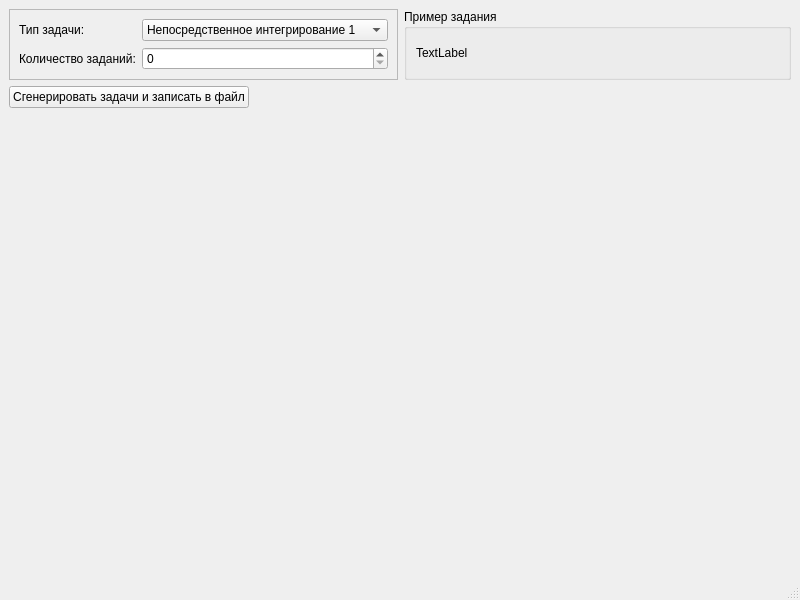
<?xml version="1.0" encoding="UTF-8"?>
<ui version="4.0">
 <class>MainWindow</class>
 <widget class="QMainWindow" name="MainWindow">
  <property name="geometry">
   <rect>
    <x>0</x>
    <y>0</y>
    <width>800</width>
    <height>600</height>
   </rect>
  </property>
  <property name="windowTitle">
   <string>MainWindow</string>
  </property>
  <widget class="QWidget" name="centralwidget">
   <layout class="QFormLayout" name="formLayout_2">
    <item row="0" column="0">
     <widget class="QFrame" name="frame">
      <property name="sizePolicy">
       <sizepolicy hsizetype="Preferred" vsizetype="Preferred">
        <horstretch>0</horstretch>
        <verstretch>0</verstretch>
       </sizepolicy>
      </property>
      <property name="frameShape">
       <enum>QFrame::StyledPanel</enum>
      </property>
      <property name="frameShadow">
       <enum>QFrame::Raised</enum>
      </property>
      <layout class="QFormLayout" name="formLayout">
       <item row="0" column="0">
        <widget class="QLabel" name="label">
         <property name="text">
          <string>Тип задачи:</string>
         </property>
        </widget>
       </item>
       <item row="0" column="1">
        <widget class="QComboBox" name="comboBox">
         <item>
          <property name="text">
           <string>Непосредственное интегрирование 1</string>
          </property>
         </item>
         <item>
          <property name="text">
           <string>Непосредственное интегрирование 2</string>
          </property>
         </item>
         <item>
          <property name="text">
           <string>Тип 1</string>
          </property>
         </item>
         <item>
          <property name="text">
           <string>Тип 1</string>
          </property>
         </item>
         <item>
          <property name="text">
           <string>Тип 1</string>
          </property>
         </item>
         <item>
          <property name="text">
           <string>Тип 1</string>
          </property>
         </item>
         <item>
          <property name="text">
           <string>Тип 1</string>
          </property>
         </item>
         <item>
          <property name="text">
           <string>Тип 1</string>
          </property>
         </item>
         <item>
          <property name="text">
           <string>Тип 1</string>
          </property>
         </item>
         <item>
          <property name="text">
           <string>Тип 1</string>
          </property>
         </item>
         <item>
          <property name="text">
           <string>Тип 1</string>
          </property>
         </item>
         <item>
          <property name="text">
           <string>Тип 1</string>
          </property>
         </item>
         <item>
          <property name="text">
           <string>Тип 1</string>
          </property>
         </item>
        </widget>
       </item>
       <item row="1" column="0">
        <widget class="QLabel" name="label_3">
         <property name="text">
          <string>Количество заданий:</string>
         </property>
        </widget>
       </item>
       <item row="1" column="1">
        <widget class="QSpinBox" name="spinBox"/>
       </item>
      </layout>
     </widget>
    </item>
    <item row="1" column="0">
     <widget class="QPushButton" name="pushButton">
      <property name="sizePolicy">
       <sizepolicy hsizetype="Minimum" vsizetype="Fixed">
        <horstretch>0</horstretch>
        <verstretch>0</verstretch>
       </sizepolicy>
      </property>
      <property name="text">
       <string>Сгенерировать задачи и записать в файл</string>
      </property>
     </widget>
    </item>
    <item row="0" column="1">
     <widget class="QGroupBox" name="groupBox">
      <property name="title">
       <string>Пример задания</string>
      </property>
      <layout class="QVBoxLayout" name="verticalLayout">
       <item>
        <widget class="QLabel" name="label_2">
         <property name="text">
          <string>TextLabel</string>
         </property>
        </widget>
       </item>
      </layout>
     </widget>
    </item>
   </layout>
  </widget>
  <widget class="QMenuBar" name="menubar">
   <property name="geometry">
    <rect>
     <x>0</x>
     <y>0</y>
     <width>800</width>
     <height>21</height>
    </rect>
   </property>
  </widget>
  <widget class="QStatusBar" name="statusbar"/>
 </widget>
 <resources/>
 <connections/>
</ui>
